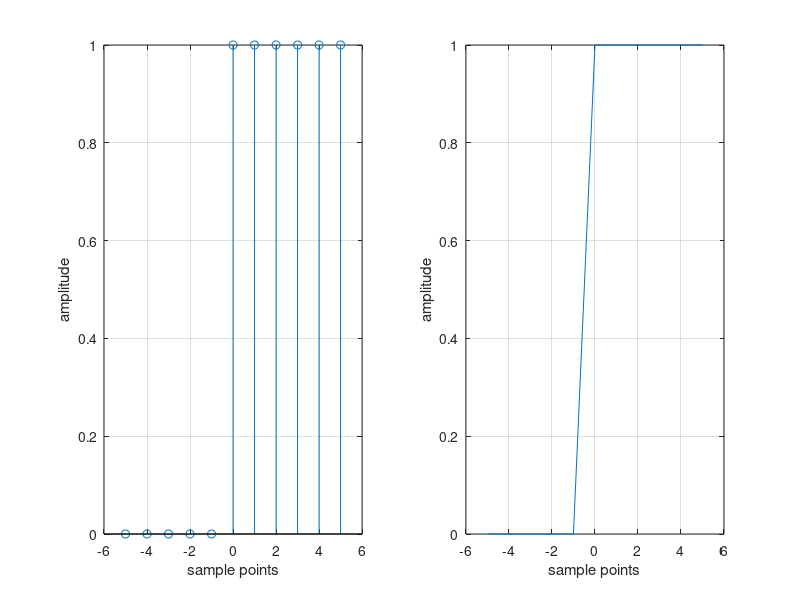

The MATLAB script that drew this image:
clc; 
clf; 
close all; 
clear all; 
n1=input('enter the starting point of the signal:n_start='); 
n2=input('enter the ending point of the signal:n_end='); 
sample_points=-n1:1:n2; 
amplitude=[zeros(1,n1)  ones(1,n2+1)]; 
subplot(121); 
stem(sample_points,amplitude); 
grid on; 
xlabel('sample points'); 
ylabel('amplitude'); 
subplot(122); 
plot(sample_points,amplitude); 
grid on; 
xlabel('sample points'); 
ylabel('amplitude');